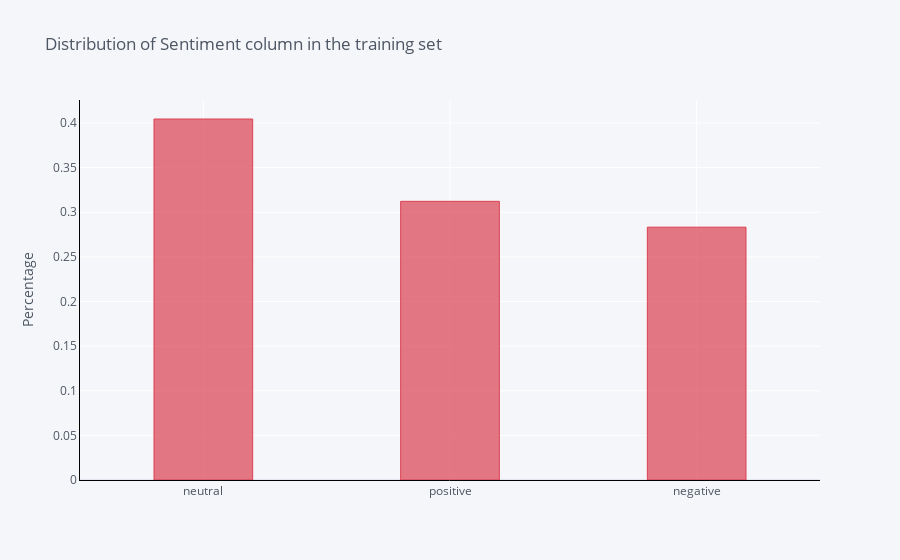

Here is the notebook cell this chart was saved with:
### Markdown cell above
This is a better representation. About 40 percent of the tweets are neutral followed by positive and negative tweets.

### Code cell
train['sentiment'].value_counts(normalize=True).iplot(kind='bar',
                                                      yTitle='Percentage', 
                                                      linecolor='black', 
                                                      opacity=0.7,
                                                      color='red',
                                                      theme='pearl',
                                                      bargap=0.6,
                                                      gridcolor='white',
                                                     
                                                      title='Distribution of Sentiment column in the training set')

### Figure 1 — Plotly figure (JSON) as saved in the notebook; plotly's stock layout.template omitted (floating-point values rounded to 4 significant figures)
{"data": [{"marker": {"color": "rgba(219, 64, 82, 0.7)", "line": {"color": "rgba(219, 64, 82, 1.0)", "width": 1}}, "name": "sentiment", "orientation": "v", "text": "", "type": "bar", "x": ["neutral", "positive", "negative"], "y": [0.4045, 0.3122, 0.2833]}], "layout": {"bargap": 0.6, "legend": {"bgcolor": "#F5F6F9", "font": {"color": "#4D5663"}}, "paper_bgcolor": "#F5F6F9", "plot_bgcolor": "#F5F6F9", "title": {"font": {"color": "#4D5663"}, "text": "Distribution of Sentiment column in the training set"}, "xaxis": {"gridcolor": "white", "linecolor": "black", "showgrid": true, "tickfont": {"color": "#4D5663"}, "title": {"font": {"color": "#4D5663"}, "text": ""}, "zerolinecolor": "#E1E5ED"}, "yaxis": {"gridcolor": "white", "linecolor": "black", "showgrid": true, "tickfont": {"color": "#4D5663"}, "title": {"font": {"color": "#4D5663"}, "text": "Percentage"}, "zerolinecolor": "#E1E5ED"}}}
